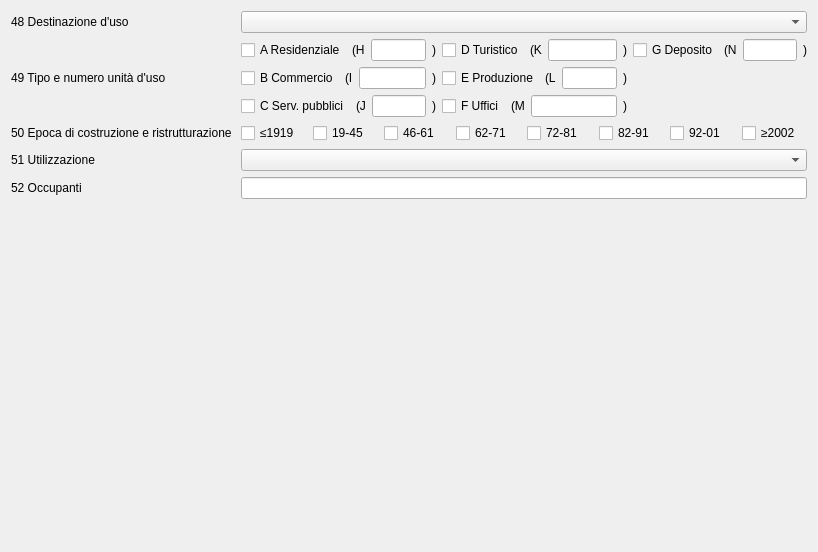
                    <widget class="QWidget" name="caratteristiche_spec">
                        <property name="geometry">
                            <rect>
                                <x>0</x>
                                <y>0</y>
                                <width>818</width>
                                <height>552</height>
                            </rect>
                        </property>
                        <property name="font">
                            <font>
                                <weight>50</weight>
                                <bold>false</bold>
                            </font>
                        </property>
                        <attribute name="label">
                            <string>Sezione 3 - CARATTERISTICHE SPECIFICHE</string>
                        </attribute>
                        <layout class="QGridLayout" name="gridLayout_6">
                            <item row="0" column="0">
                                <widget class="QLabel" name="label_53">
                                    <property name="text">
                                        <string>48 Destinazione d'uso</string>
                                    </property>
                                </widget>
                            </item>
                            <item row="4" column="2">
                                <widget class="QComboBox" name="utilizz"/>
                            </item>
                            <item row="5" column="2">
                                <widget class="QLineEdit" name="occupanti"/>
                            </item>
                            <item row="2" column="2">
                                <layout class="QGridLayout" name="gridLayout_7">
                                    <item row="0" column="0">
                                        <layout class="QHBoxLayout" name="horizontalLayout_19">
                                            <item>
                                                <widget class="QCheckBox" name="uso_a">
                                                    <property name="text">
                                                        <string>A Residenziale</string>
                                                    </property>
                                                </widget>
                                            </item>
                                            <item>
                                                <widget class="QLabel" name="label_21">
                                                    <property name="text">
                                                        <string>(H</string>
                                                    </property>
                                                </widget>
                                            </item>
                                            <item>
                                                <widget class="QLineEdit" name="uso_a_1"/>
                                            </item>
                                            <item>
                                                <widget class="QLabel" name="label_46">
                                                    <property name="text">
                                                        <string>)</string>
                                                    </property>
                                                </widget>
                                            </item>
                                        </layout>
                                    </item>
                                    <item row="0" column="1">
                                        <layout class="QHBoxLayout" name="horizontalLayout_20">
                                            <item>
                                                <widget class="QCheckBox" name="uso_d">
                                                    <property name="text">
                                                        <string>D Turistico</string>
                                                    </property>
                                                </widget>
                                            </item>
                                            <item>
                                                <widget class="QLabel" name="label_47">
                                                    <property name="text">
                                                        <string>(K</string>
                                                    </property>
                                                </widget>
                                            </item>
                                            <item>
                                                <widget class="QLineEdit" name="uso_d_1"/>
                                            </item>
                                            <item>
                                                <widget class="QLabel" name="label_56">
                                                    <property name="text">
                                                        <string>)</string>
                                                    </property>
                                                </widget>
                                            </item>
                                        </layout>
                                    </item>
                                    <item row="0" column="2">
                                        <layout class="QHBoxLayout" name="horizontalLayout_21">
                                            <item>
                                                <widget class="QCheckBox" name="uso_g">
                                                    <property name="text">
                                                        <string>G Deposito</string>
                                                    </property>
                                                </widget>
                                            </item>
                                            <item>
                                                <widget class="QLabel" name="label_59">
                                                    <property name="text">
                                                        <string>(N</string>
                                                    </property>
                                                </widget>
                                            </item>
                                            <item>
                                                <widget class="QLineEdit" name="uso_g_1"/>
                                            </item>
                                            <item>
                                                <widget class="QLabel" name="label_60">
                                                    <property name="text">
                                                        <string>)</string>
                                                    </property>
                                                </widget>
                                            </item>
                                        </layout>
                                    </item>
                                    <item row="1" column="0">
                                        <layout class="QHBoxLayout" name="horizontalLayout_22">
                                            <item>
                                                <widget class="QCheckBox" name="uso_b">
                                                    <property name="text">
                                                        <string>B Commercio</string>
                                                    </property>
                                                </widget>
                                            </item>
                                            <item>
                                                <widget class="QLabel" name="label_61">
                                                    <property name="text">
                                                        <string>(I</string>
                                                    </property>
                                                </widget>
                                            </item>
                                            <item>
                                                <widget class="QLineEdit" name="uso_b_1"/>
                                            </item>
                                            <item>
                                                <widget class="QLabel" name="label_62">
                                                    <property name="text">
                                                        <string>)</string>
                                                    </property>
                                                </widget>
                                            </item>
                                        </layout>
                                    </item>
                                    <item row="1" column="1">
                                        <layout class="QHBoxLayout" name="horizontalLayout_23">
                                            <item>
                                                <widget class="QCheckBox" name="uso_e">
                                                    <property name="text">
                                                        <string>E Produzione</string>
                                                    </property>
                                                </widget>
                                            </item>
                                            <item>
                                                <widget class="QLabel" name="label_63">
                                                    <property name="text">
                                                        <string>(L</string>
                                                    </property>
                                                </widget>
                                            </item>
                                            <item>
                                                <widget class="QLineEdit" name="uso_e_1"/>
                                            </item>
                                            <item>
                                                <widget class="QLabel" name="label_64">
                                                    <property name="text">
                                                        <string>)</string>
                                                    </property>
                                                </widget>
                                            </item>
                                        </layout>
                                    </item>
                                    <item row="2" column="0">
                                        <layout class="QHBoxLayout" name="horizontalLayout_24">
                                            <item>
                                                <widget class="QCheckBox" name="uso_c">
                                                    <property name="text">
                                                        <string>C Serv. pubblici</string>
                                                    </property>
                                                </widget>
                                            </item>
                                            <item>
                                                <widget class="QLabel" name="label_65">
                                                    <property name="text">
                                                        <string>(J</string>
                                                    </property>
                                                </widget>
                                            </item>
                                            <item>
                                                <widget class="QLineEdit" name="uso_c_1"/>
                                            </item>
                                            <item>
                                                <widget class="QLabel" name="label_66">
                                                    <property name="text">
                                                        <string>)</string>
                                                    </property>
                                                </widget>
                                            </item>
                                        </layout>
                                    </item>
                                    <item row="2" column="1">
                                        <layout class="QHBoxLayout" name="horizontalLayout_25">
                                            <item>
                                                <widget class="QCheckBox" name="uso_f">
                                                    <property name="text">
                                                        <string>F Uffici</string>
                                                    </property>
                                                </widget>
                                            </item>
                                            <item>
                                                <widget class="QLabel" name="label_67">
                                                    <property name="text">
                                                        <string>(M</string>
                                                    </property>
                                                </widget>
                                            </item>
                                            <item>
                                                <widget class="QLineEdit" name="uso_f_1"/>
                                            </item>
                                            <item>
                                                <widget class="QLabel" name="label_68">
                                                    <property name="text">
                                                        <string>)</string>
                                                    </property>
                                                </widget>
                                            </item>
                                        </layout>
                                    </item>
                                </layout>
                            </item>
                            <item row="0" column="2">
                                <widget class="QComboBox" name="uso_att"/>
                            </item>
                            <item row="3" column="2">
                                <layout class="QHBoxLayout" name="horizontalLayout_14">
                                    <item>
                                        <widget class="QCheckBox" name="epoca_1">
                                            <property name="text">
                                                <string>≤1919</string>
                                            </property>
                                        </widget>
                                    </item>
                                    <item>
                                        <widget class="QCheckBox" name="epoca_2">
                                            <property name="text">
                                                <string>19-45</string>
                                            </property>
                                        </widget>
                                    </item>
                                    <item>
                                        <widget class="QCheckBox" name="epoca_3">
                                            <property name="text">
                                                <string>46-61</string>
                                            </property>
                                        </widget>
                                    </item>
                                    <item>
                                        <widget class="QCheckBox" name="epoca_4">
                                            <property name="text">
                                                <string>62-71</string>
                                            </property>
                                        </widget>
                                    </item>
                                    <item>
                                        <widget class="QCheckBox" name="epoca_5">
                                            <property name="text">
                                                <string>72-81</string>
                                            </property>
                                        </widget>
                                    </item>
                                    <item>
                                        <widget class="QCheckBox" name="epoca_6">
                                            <property name="text">
                                                <string>82-91</string>
                                            </property>
                                        </widget>
                                    </item>
                                    <item>
                                        <widget class="QCheckBox" name="epoca_7">
                                            <property name="text">
                                                <string>92-01</string>
                                            </property>
                                        </widget>
                                    </item>
                                    <item>
                                        <widget class="QCheckBox" name="epoca_8">
                                            <property name="text">
                                                <string>≥2002</string>
                                            </property>
                                        </widget>
                                    </item>
                                </layout>
                            </item>
                            <item row="3" column="0">
                                <widget class="QLabel" name="label_55">
                                    <property name="text">
                                        <string>50 Epoca di costruzione e ristrutturazione </string>
                                    </property>
                                </widget>
                            </item>
                            <item row="5" column="0">
                                <widget class="QLabel" name="label_58">
                                    <property name="text">
                                        <string>52 Occupanti</string>
                                    </property>
                                </widget>
                            </item>
                            <item row="4" column="0">
                                <widget class="QLabel" name="label_57">
                                    <property name="text">
                                        <string>51 Utilizzazione</string>
                                    </property>
                                </widget>
                            </item>
                            <item row="2" column="0">
                                <widget class="QLabel" name="label_54">
                                    <property name="text">
                                        <string>49 Tipo e numero unità d'uso</string>
                                    </property>
                                </widget>
                            </item>
                            <item row="6" column="2">
                                <spacer name="verticalSpacer">
                                    <property name="orientation">
                                        <enum>Qt::Vertical</enum>
                                    </property>
                                    <property name="sizeHint" stdset="0">
                                        <size>
                                            <width>20</width>
                                            <height>40</height>
                                        </size>
                                    </property>
                                </spacer>
                            </item>
                        </layout>
                    </widget>
